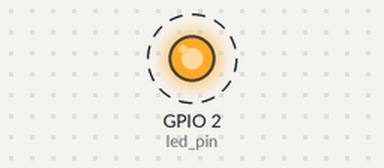
Simulated run of this sketch. Board: ESP32. Shown: output pins drawn as LEDs (lit = HIGH). Dashed ring = blinking.

Above: at 0.2 s.
Timing chart, 0 to 3.0 s (numbered marks = the images above):
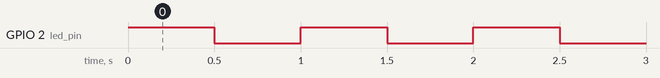

The sketch:

LED_BLINK.ino
```cpp
#include "Arduino.h"
#if CONFIG_FREERTOS_UNICORE
static const BaseType_t app_cpu = 0;
#else
static const BaseType_t app_cpu = 1;
#endif

//Pins
static const int led_pin = LED_BUILTIN;

void toggleLED(void *parameter){
  while (1){
    digitalWrite(led_pin, HIGH);
    vTaskDelay(500 / portTICK_PERIOD_MS);
    digitalWrite(led_pin, LOW);
    vTaskDelay(500 / portTICK_PERIOD_MS);

  }
}

void setup() {
  // put your setup code here, to run once:
  pinMode(led_pin, OUTPUT);
  xTaskCreatePinnedToCore(toggleLED, //Function to run
                        NULL, // Name of task
                        1024, //Stack size
                        NULL, //argument
                        1, //Task priority
                        NULL, // Task handle
                        app_cpu); //for one core only
}

void loop() {
  // put your main code here, to run repeatedly:

}
```

Measured:
- by itself, GPIO 2 (led_pin): alternates HIGH for 0.50 s and LOW for 0.50 s
